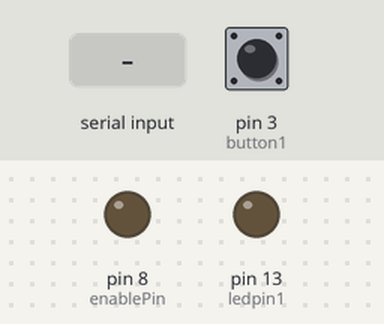
Bench run of a sketch on a simulated Arduino Uno, built with avr-gcc and run on an emulated ATmega328P. Shown: output pins drawn as LEDs (lit = HIGH). The test bench sets the inputs (shaded band); at power-on: pin 3 (button1) HIGH. What the sketch prints to the serial monitor is not drawn.

Above: at 1.2 s.
1.3 s: pin 3 (button1) pulled LOW for 0.15 s
At 1.37 s:
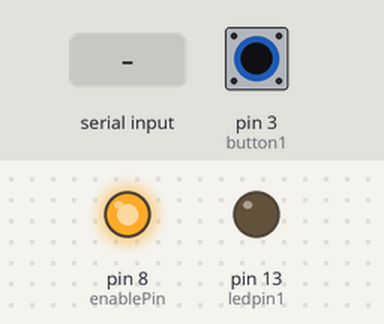
2.9 s: "1\n" received over Serial
At 3.6 s:
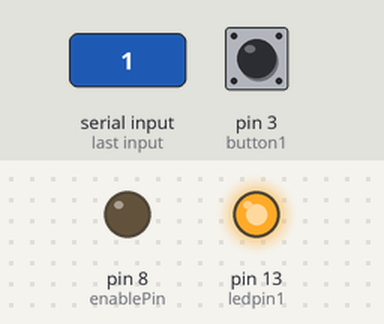
5.4 s: pin 3 (button1) pulled LOW for 3.2 s
At 6.8 s:
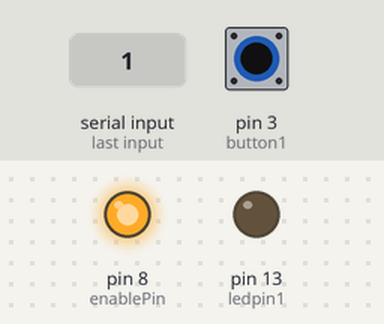
Timing chart, 0 to 10.1 s (numbered marks = the images above; inputs shaded):
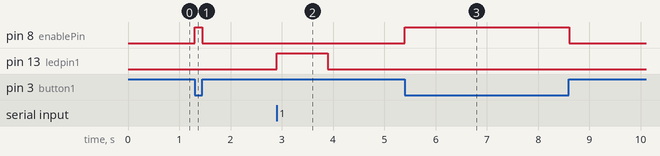

Measured:
- after the input at 1.3 s, pin 8 (enablePin): LOW → HIGH at once, → LOW 0.15 s later
- after the input at 2.9 s, pin 13 (ledpin1): LOW → HIGH at once, → LOW 1.0 s later
- after the input at 5.4 s, pin 8 (enablePin): LOW → HIGH at once, → LOW 3.2 s later

The sketch:

test2.ino
```cpp
#define enablePin 8

#define ledpin1 13

#define button1 3

 void setup()

{

  Serial.begin(9600);                   // Begins Serial Communication with baud rate 9600

  pinMode(ledpin1,OUTPUT);


  pinMode(button1,INPUT_PULLUP);
  pinMode(enablePin, OUTPUT);

  delay(10);

  digitalWrite(enablePin, LOW);        //  (Pin 8 always LOW to receive value from Master)

}


void loop()


{

   int button1val = digitalRead(button1);         //Reads the status of the Push Button


    if (button1val == LOW)

    {
  digitalWrite(enablePin, HIGH);        //  (Pin 8 always LOW to receive value from Master)


     Serial.print(button1val);
      Serial.println("i");                //Sends Push button value 1 if HIGH (Pressed)

    }
   else

   {
  digitalWrite(enablePin, LOW);        //  (Pin 8 always LOW to receive value from Master)


Serial.print(button1val);
                  //Sends 0 if any of push button is not pressed

   }

  while (Serial.available())            //While having data at Serial port this loop executes

     {

        int receive = Serial.parseInt();  // Reads the integer value sent from STM32


        if (receive == 1)                //Depending Upon Recieved value the corresponding LED is turned ON or OFF

        {

          digitalWrite(ledpin1,HIGH);

        }


        else

        {

         digitalWrite(ledpin1,LOW);


        }

     }

}
```
